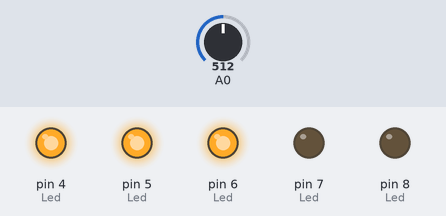
Simulated run of this sketch. Board: Arduino Uno, built with avr-gcc and run on an emulated ATmega328P. On the bench: output pins drawn as LEDs (lit = HIGH). Dashed ring = blinking. The test bench sets the inputs (shaded band); at power-on: A0 = 512.

Above: at 1.3 s.
1.4 s: A0 set to 476
At 2.25 s:
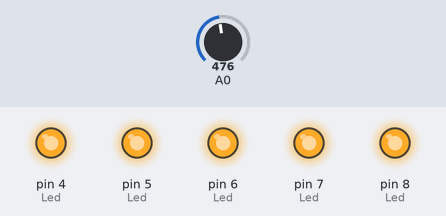
4.5 s: A0 set to 455
7.6 s: A0 set to 0
At 8.3 s:
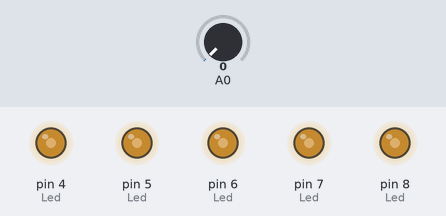
9.1 s: A0 set to 122
At 9.28 s:
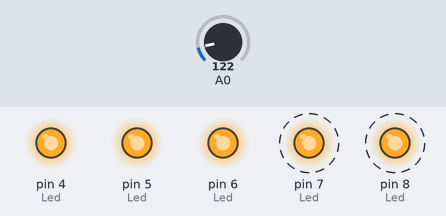
12.2 s: A0 set to 1023
At 13.0 s:
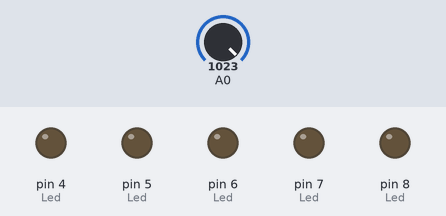
13.7 s: A0 set to 843
At 16.6 s:
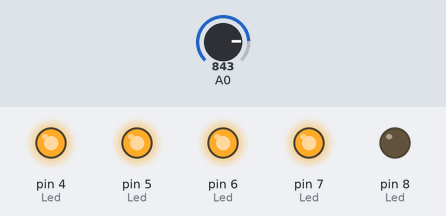
16.8 s: A0 set to 811
Timing chart, 0 to 19.3 s (numbered marks = the images above; inputs shaded):
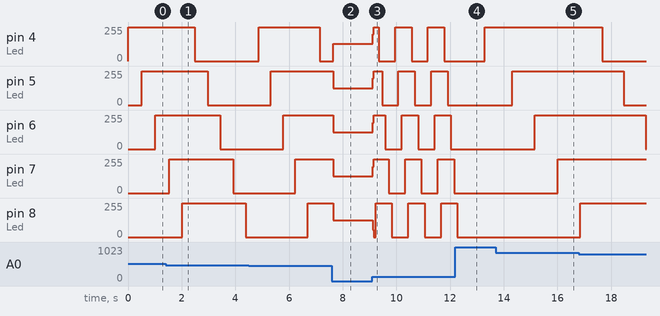

Measured:
- the behaviour switches between 494 and 493 on A0 (found by bisection; images 0 and 1)
- after the input at 1.4 s, pin 8 (Led): 0/255 → 255/255 after 0.61 s instead of 0.65 s
- after the input at 7.6 s, pin 4 (Led): 0/255 → 129/255 at once; pin 5 (Led), pin 6 (Led): 255/255 → 127/255 at once; pin 7 (Led), pin 8 (Led): 255/255 → 126/255 at once
- after the input at 9.1 s, pin 4 (Led): 129/255 → 199/255 at once, then repeats every 1.2 s: 0/255 0.61 s, 255/255 0.61 s; pin 5 (Led): 127/255 → 199/255 at once, then repeats every 1.2 s: 0/255 0.61 s, 255/255 0.61 s
- after the input at 12.2 s, pin 5 (Led): stays 0/255 (without the input it goes to 255/255 after 0.32 s); pin 6 (Led): stays 0/255 (without the input it goes to 255/255 after 0.44 s); pin 7 (Led): stays 0/255 (without the input it goes to 255/255 after 0.56 s); pin 8 (Led): goes on until 12.3 s, then stays 0/255
- after the input at 13.7 s, pin 7 (Led): 0/255 → 255/255 after 2.3 s instead of 2.7 s
- after the input at 16.8 s, pin 6 (Led): 255/255 → 0/255 after 2.5 s

The sketch:

Led_Potansiyometre_1.ino
```cpp
void setup() {
  // put your setup code here, to run once:
  pinMode(4, OUTPUT);//Led
  pinMode(5, OUTPUT);//Led
  pinMode(6, OUTPUT);//Led
  pinMode(7, OUTPUT);//Led
  pinMode(8, OUTPUT);//Led
}

void loop() {
  // put your main code here, to run repeatedly:
  digitalWrite(4, 1);
  delay(analogRead(A0));

  digitalWrite(5, 1);
  delay(analogRead(A0));

  digitalWrite(6, 1);
  delay(analogRead(A0));

  digitalWrite(7, 1);
  delay(analogRead(A0));

  digitalWrite(8, 1);
  delay(analogRead(A0));

  digitalWrite(4, 0);
  delay(analogRead(A0));

  digitalWrite(5, 0);
  delay(analogRead(A0));

  digitalWrite(6, 0);
  delay(analogRead(A0));

  digitalWrite(7, 0);
  delay(analogRead(A0));

  digitalWrite(8, 0);
  delay(analogRead(A0));
}
```
